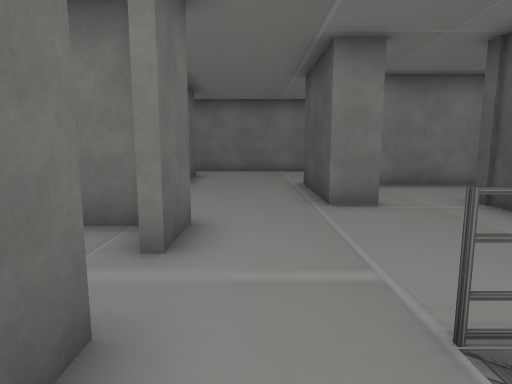
[1] (above)

22 first-person views from a walk through a 3-D level made in the Unity game engine. The camera is 1.5 m above the floor, tilts 8° down and sees 75° across. The floor is counted in squares, 1.35 m on a side. Each view is taken from the middle of a square. On the plan, view 1 faces up. The plan holds only what a view shows up to about 13 squares ahead; the rest is blank. The place goes on beyond the plan. The player is left out. Some surface patterns are stand-ins.

[2]
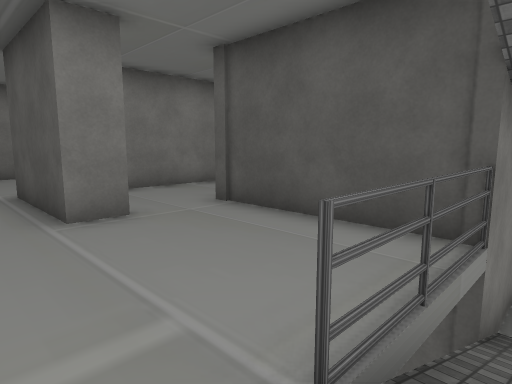

[3]
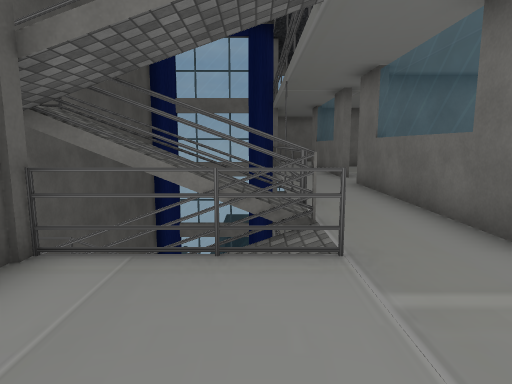

[4]
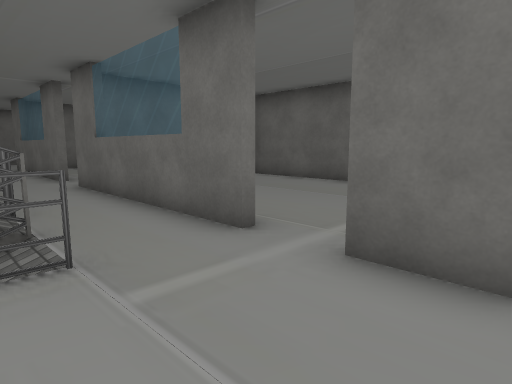

[5]
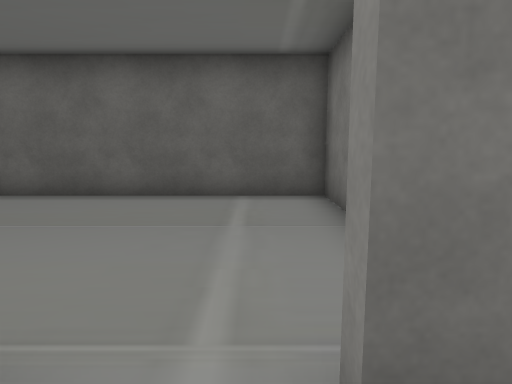

[6]
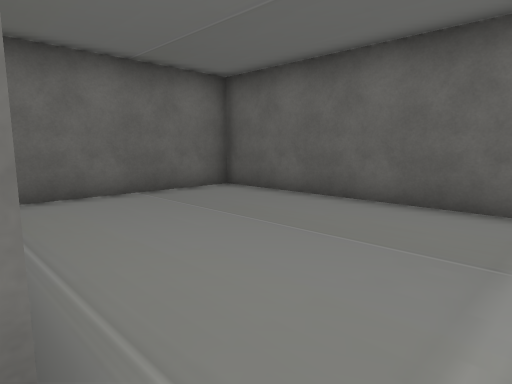

[7]
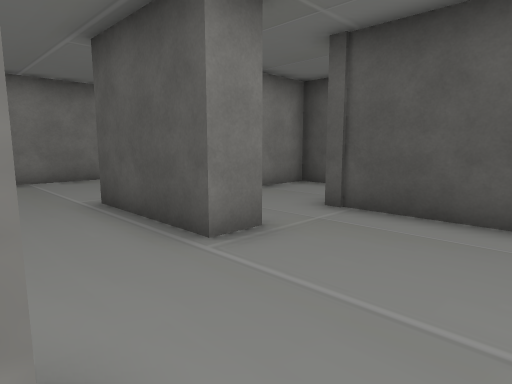

[8]
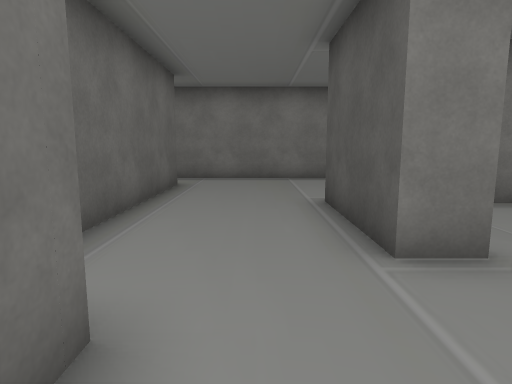

[9]
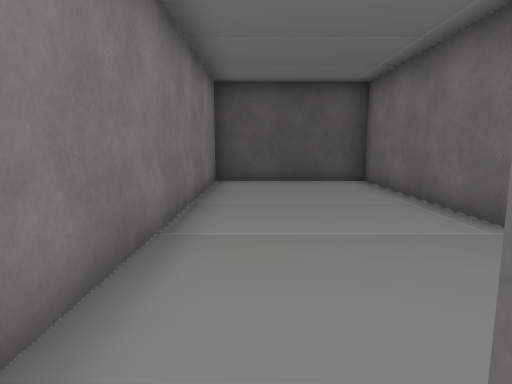

[10]
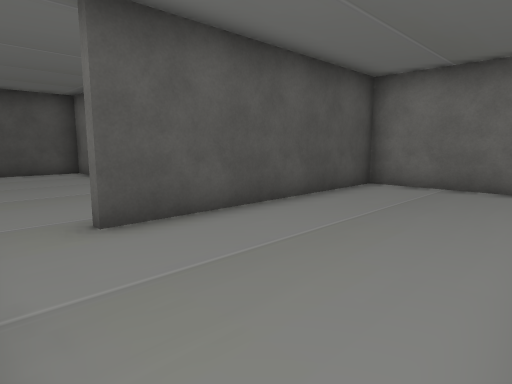

[11]
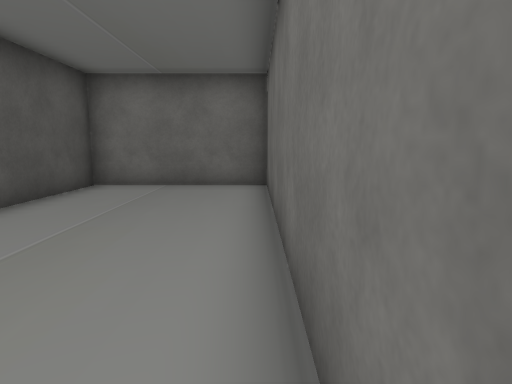

[12]
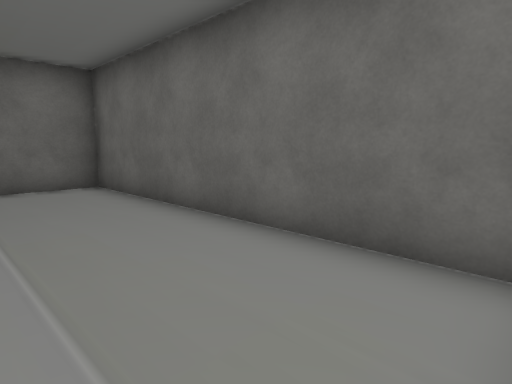

[13]
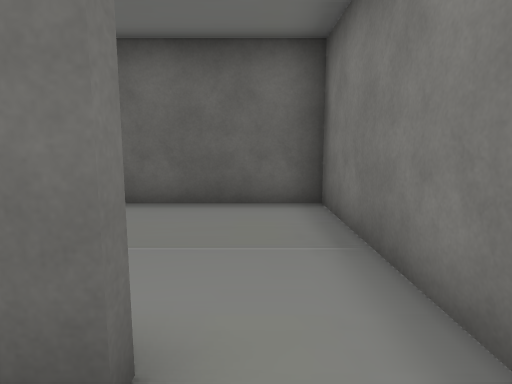

[14]
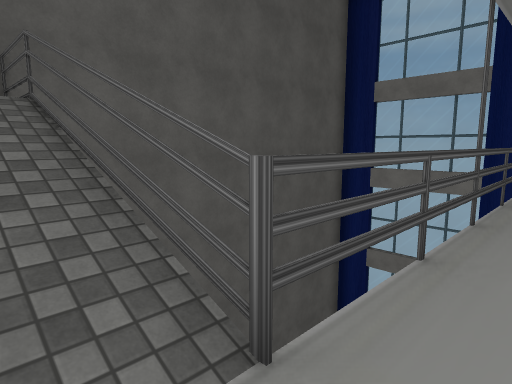

[15]
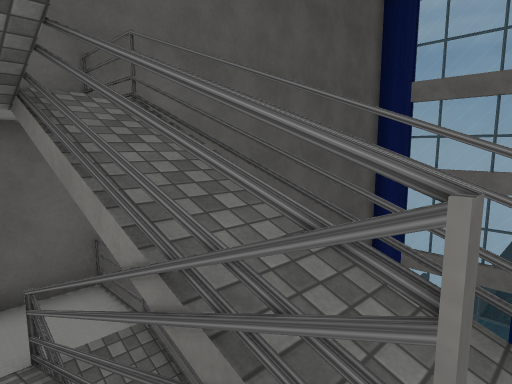

[16]
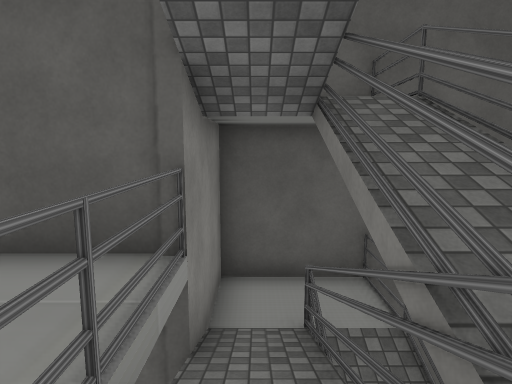

[17]
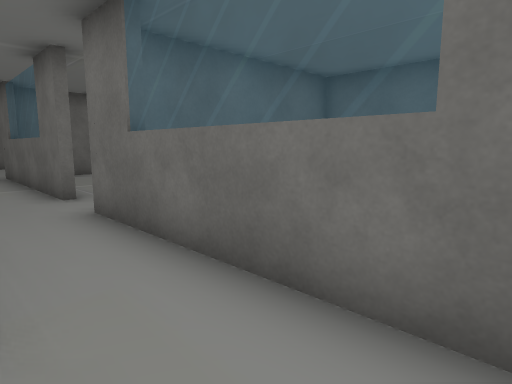

[18]
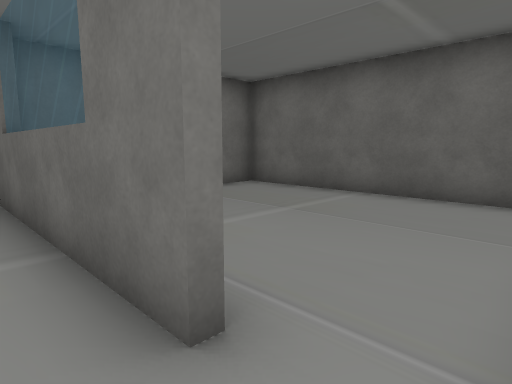

[19]
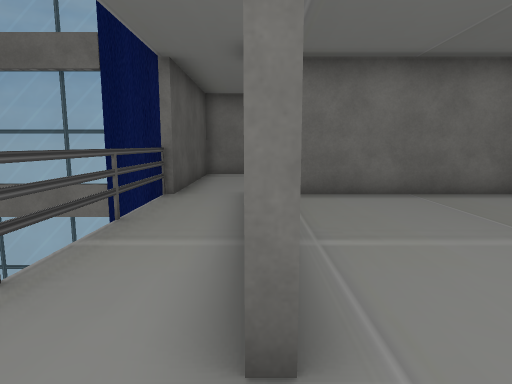

[20]
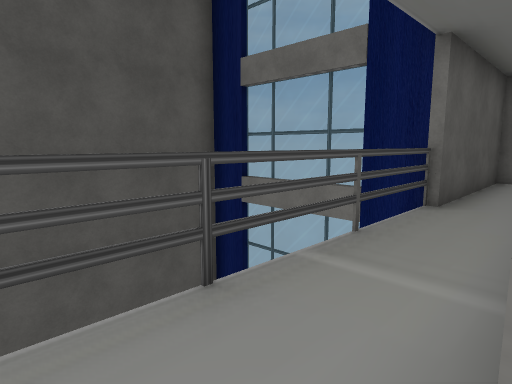

[21]
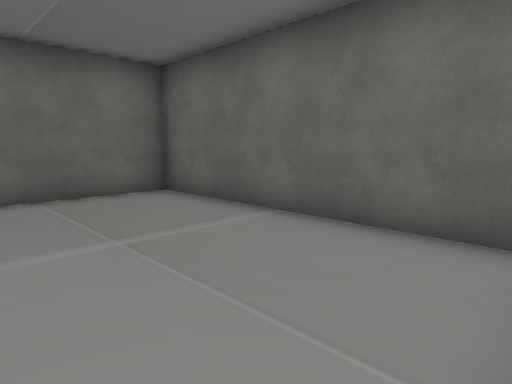

[22]
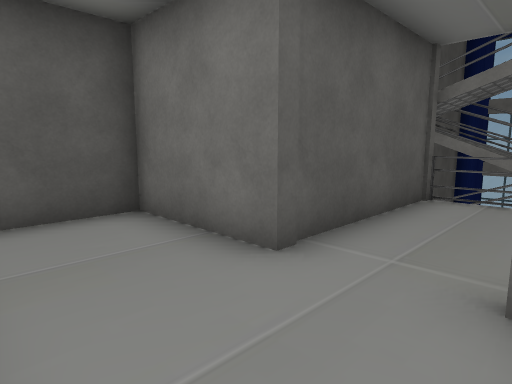

### Floor plan
Key: @ floor where view 1 was taken; # wall or solid block; x gap in a wall; . main floor; - floor 2 m lower than the main floor; / step, stairs or slope; v drop or lower ground; O other object.
Columns run from 8 left of view 1 to 8 right of it. Each row starts with its distance up from view 1.
 15 #################
 14 #...............#
 13 #...............#
 12 #.....#.........#
 11 #.....#.........#
 10 #.....#..########
  9 #.....#..#......#
  8 #.....#..# .....#
  7 #.....#..##.....#
  6 #.....#......####
  5 ########.....#
  4 #......#.....#
  3 #............#
  2 #........OOOx####
  1 #......#..////--#
  0 #......#@#####--#
 -1 #......#.#####vv#
 -2 #......#.v     v
 -3 #......#.v     v
 -4 ########.v     v
 -5 #........v     v
 -6 #........v     v
 -7 #......#.v     v
 -8 #......#.v     v
 -9 #......#.v     v
-10 #......#.v     v
-11 #......#.v     v
-12 #......#.v     v
-13 ########.##vvv##
-14        ..#
-15        ..#
-16         .#
-17         .#
-18        ###

Positions as (right, up) in squares from view 1, and headings:
1: (0, 0), facing up
2: (0, 1), facing up-right
3: (2, 5), facing down
4: (2, 5), facing down-left
5: (0, 3), facing left
6: (-1, 3), facing down-left
7: (-1, 3), facing up-right
8: (0, 3), facing up
9: (-3, 13), facing right
10: (-7, 14), facing down-right
11: (-7, 14), facing down
12: (-4, 14), facing down-left
13: (-1, 13), facing left
14: (0, 0), facing down-right
15: (1, 1), facing down-right
16: (1, 1), facing right
17: (1, 1), facing down-left
18: (0, -5), facing down-left
19: (-1, -5), facing down
20: (-1, -6), facing down-right
21: (-3, -5), facing down-left
22: (2, 9), facing down-right
